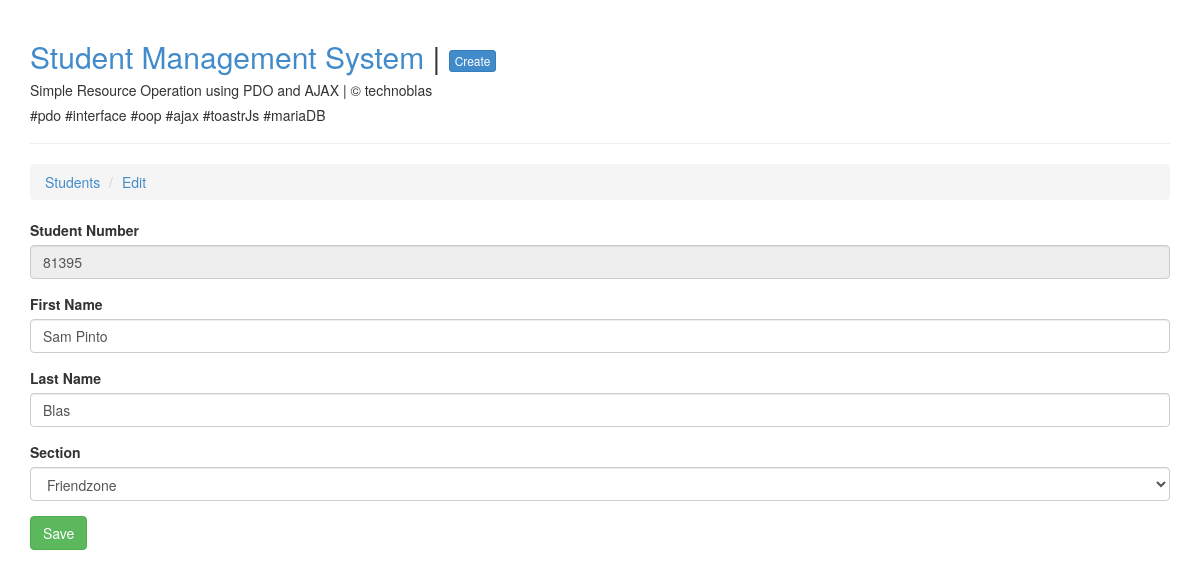
/edit.php?id=5, run on the app's committed database.
### tables this page shows
CREATE TABLE `students` (
  `id` int(11) NOT NULL AUTO_INCREMENT,
  `student_number` varchar(15) NOT NULL,
  `first_name` varchar(50) NOT NULL,
  `last_name` varchar(50) NOT NULL,
  `section_id` int(11) NOT NULL,
  `created_at` timestamp NULL DEFAULT NULL,
  `updated_at` timestamp NULL DEFAULT NULL,
  PRIMARY KEY (`id`)
);

CREATE TABLE `sections` (
  `id` int(11) NOT NULL AUTO_INCREMENT,
  `name` varchar(255) NOT NULL,
  `created_at` timestamp NULL DEFAULT NULL,
  `updated_at` timestamp NULL DEFAULT NULL,
  PRIMARY KEY (`id`)
);

### config/Database.php (called while the page is built)
<?php
class Database
{
	private $host = 'localhost';
	private $database = 'studentdb';
	private $username = 'root';
	private $password = '';
	public function connection() {
		$conn = null;
		try {
			$conn = new PDO('mysql:host=' . $this->host . ';dbname=' . $this->database, $this->username, $this->password);
		} catch(PDOException $ex){
			echo 'Connection error: ' . $ex->getMessage();
		}
		return $conn;
	}
}

### models/Model.php (called while the page is built, shortened)
<?php
require_once './config/Database.php';
class Model
{
    public function __construct()
    {
        $database = new Database();
        $this->conn = $database->connection();
    }
}

### models/Student.php (called while the page is built, shortened)
<?php
require_once 'Model.php';
class Student extends Model implements ModelInterface
{
    public function find($id)
    {
        $id = filter_var($id, FILTER_SANITIZE_NUMBER_INT);
        $query = 'SELECT students.id, students.student_number, students.first_name, students.last_name,
                students.section_id, students.created_at, students.updated_at, sections.name as section_name
                FROM students
                INNER JOIN sections ON students.section_id = sections.id
                WHERE students.id = :id';
        $stmt = $this->conn->prepare($query);
        $stmt->bindParam(':id', $id);
        $stmt->execute();
        return $stmt->fetch(PDO::FETCH_OBJ);
    }
}

### models/Section.php (called while the page is built, shortened)
<?php
require_once 'Model.php';
class Section extends Model implements ModelInterface
{
    public function all()
    {
        $query = 'SELECT * FROM sections ORDER BY name';
        $stmt = $this->conn->prepare($query);
        $stmt->execute();
        return $stmt->fetchAll(PDO::FETCH_OBJ);
    }
}

### edit.php (the view, shortened to what this page needs)
<?php
include 'header.php';
include 'models/Student.php';
include 'models/Section.php';
$id = $_GET['id'] ?? 0;
$studentModel = new Student();
$student = $studentModel->find($id);
$sectionModel = new Section();
$sections = $sectionModel->all();
?>
<ul class="breadcrumb">
	<li><a href="index.php">Students</a></li>
	<li><a href="#">Edit</a></li>
</ul>
<form id="form-edit">
	<div class="form-group">
		<label for="studentNumber">Student Number</label>
		<input type="text" id="studentNumber" name="studentNumber" class="form-control" value="<?php echo strtoupper($student->student_number); ?>" readonly>
	</div>
	<div class="form-group">
		<label for="firstName">First Name</label>
		<input type="text" id="firstName" name="firstName" class="form-control" value="<?php echo ucfirst($student->first_name); ?>" required>
	</div>
	<div class="form-group">
		<label for="lastName">Last Name</label>
		<input type="text" id="lastName" name="lastName" class="form-control" value="<?php echo ucfirst($student->last_name); ?>" required>
	</div>
	<div class="form-group">
		<label for="sectionId">Section</label>
		<select class="form-control" name="sectionId" id="sectionId">
			<?php foreach ($sections as $section) { ?>
			<option value="<?php echo $section->id ?>" <?php echo ($section->id == $student->section_id) ? 'selected' : '' ?>><?php echo ucfirst($section->name) ?></option>
			<?php } ?>
		</select>
	</div>
	<button type="submit" class="btn btn-success">Save</button>
</form>
<?php include 'footer.php';

### data on the page
students: studentNumber "81395", firstName "Sam Pinto", lastName "Blas", sectionId "Friendzone"
